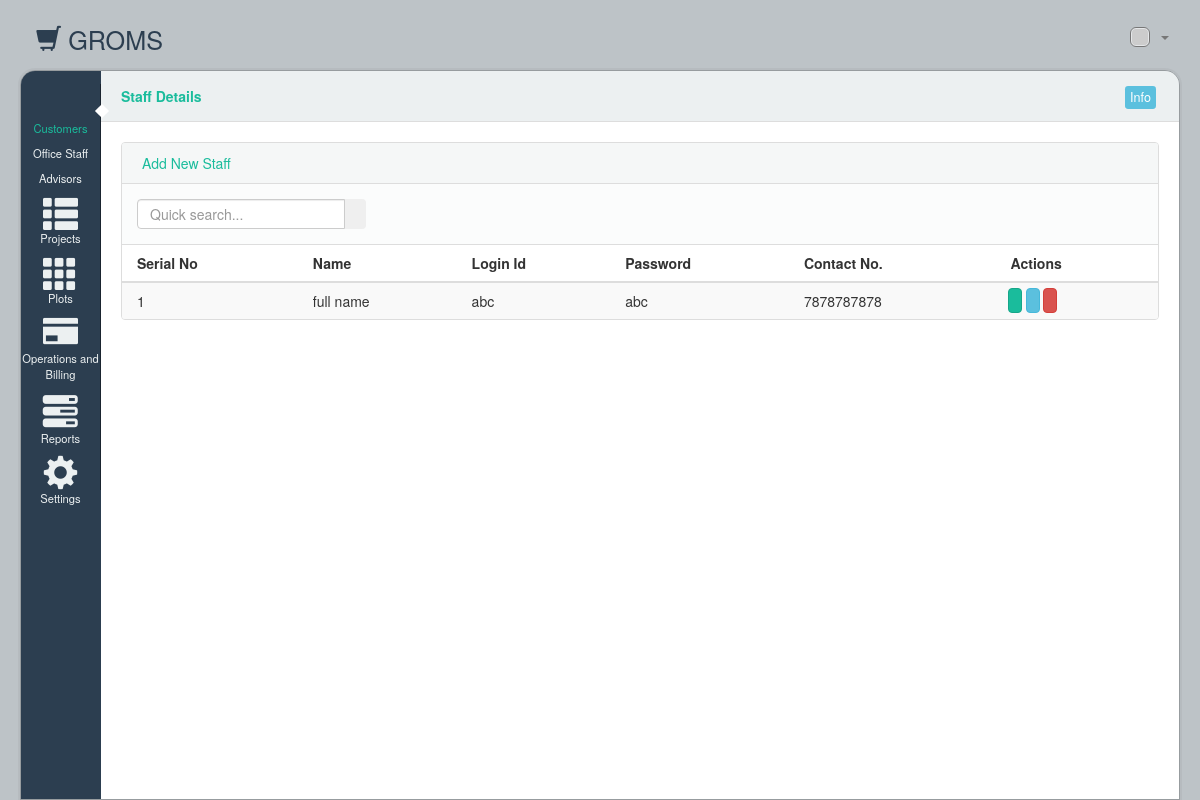
The page /staffmember/ on the database as committed earlier.
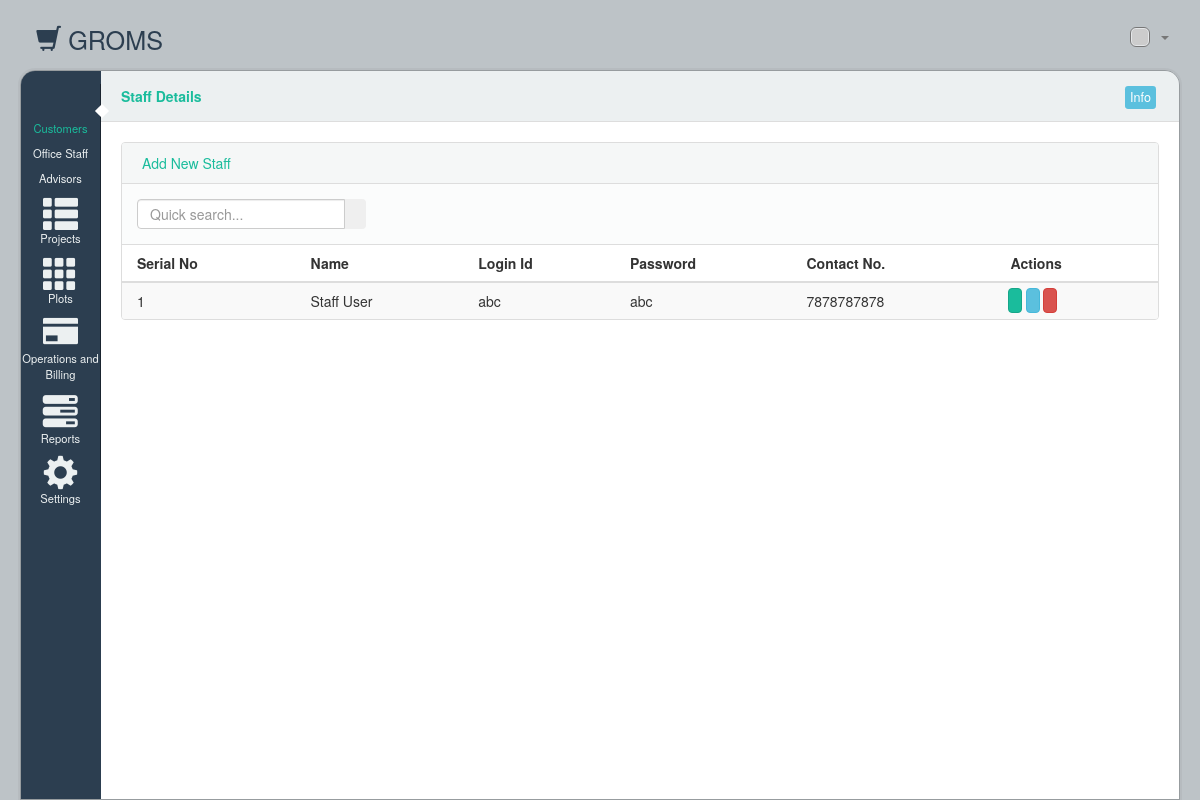
The same page on the database as committed later.
### grom/models.py (models this page shows, shortened)
class StaffUser(models.Model):
	loginid = models.CharField(max_length=50, unique=True)
	password = models.CharField(max_length=50)
	fullname = models.CharField(max_length=100)
	contact_no = models.CharField(max_length=15)
	alternate_contact_no = models.CharField(max_length=15,null=True)
	address = models.TextField()

### grom/views.py (the view)
# urls.py: url(r'^staffmember/$', views.staffmember),
def staffmember(request):
    members = StaffUser.objects.all()
    return render(request, 'grom/staffmember.html', {'members': members})

### grom/templates/grom/staffmember.html (shortened to what this page needs)
{%extends 'grom/base.html' %}
{%load staticfiles %}
{%block content%}
      <section id='tools'>
        <ul class='breadcrumb' id='breadcrumb'>
          <li class='title'>Staff Details</li>
        </ul>
        <div id='toolbar'>
          <div class='label label-info'>
            Info
          </div>
        </div>
      </section>
      <div id='content'>
        <div class='panel panel-default grid'>
          <div class='panel-heading'>
            <a href="/add_staffmember_page/">Add New Staff</a>
          </div>
          <div class='panel-body filters'>
            <div class='row'>
              <div class='col-md-3'>
                <div class='input-group'>
                  <input class='form-control' placeholder='Quick search...' type='text'>
                  <span class='input-group-btn'>
                    <button class='btn' type='button'>
                    </button>
                  </span>
                </div>
              </div>
            </div>
          </div>
          <table class='table'>
            <thead>
              <tr>
                <th>Serial No</th>
                <th>Name</th>
                <th>Login Id</th>
                <th>Password</th>
                <th>Contact No.</th>
                <th class='actions'>
                  Actions
                </th>
              </tr>
            </thead>
            <tbody>
            {% for member in members %}
              <tr>
                <td>{{forloop.counter}}</td>
                <td>{{member.fullname}}</td>
                <td>{{member.loginid}}</td>
                <td>{{member.password}}</td>
                <td>{{member.contact_no}}</td>
                <td class='action'>
                  <a data-toggle="tooltip" title="View" class="btn btn-success" href="/staffmember_detail/{{member.id}}/"></a>
                  <a class='btn btn-info' href='/edit_staffmember_page/{{member.id}}/'>
                  </a>
                  <a class='btn btn-danger' href='/delete_staffmember/{{member.id}}/' >
                  </a>
                </td>
              </tr>
            {% endfor %}
            </tbody>
          </table>
        </div>
      </div>
{%endblock content%}

### grom/templates/grom/base.html (shortened to what this page needs)
{%load staticfiles %}
<!DOCTYPE html>
<html class='no-js' lang='en'>
  <head>
    <link href="{% static 'css/application-54aa54ec.css' %}" rel="stylesheet" type="text/css"/>
    <link href="//netdna.bootstrapcdn.com/font-awesome/3.2.0/css/font-awesome.min.css" rel="stylesheet" type="text/css" />
  </head>
  <body class='main page'>
    <div class='navbar navbar-default' id='navbar'>
      <a class='navbar-brand' href='#'>
        <i class='glyphicon glyphicon-shopping-cart'></i>
        GROMS
      </a>
      <ul class='nav navbar-nav pull-right'>
        <li class='dropdown user'>
          <a class='dropdown-toggle' data-toggle='dropdown' href='#'>
            <img class="img-rounded" src="http://placehold.it/20x20/ccc/777" />
            <b class='caret'></b>
          </a>
        </li>
      </ul>
    </div>
    <div id='wrapper'>
      <section id='sidebar'>
        <ul id='dock'>
          <li class='active launcher'>
            <a href="/dashboard/">Customers</a>
          </li>
          <li class='launcher'>
            <a href="/staffmember/">Office Staff</a>
          </li>
          <li class='launcher'>
            <a href="/agentinfo/">Advisors</a>
          </li>
          <li class='launcher'>
            <i class='glyphicon glyphicon-th-list'></i>
            <a href="/projects/">Projects</a>
          </li>
          <li class='launcher'>
            <i class='glyphicon glyphicon-th'></i>
            <a href="/plots/">Plots</a>
          </li>
          <li class='launcher'>
            <i class='glyphicon glyphicon-credit-card'></i>
            <a href="/billing/">Operations and Billing</a>
          </li>
          <br>
          <li class='launcher'>
            <i class='glyphicon glyphicon-tasks'></i>
            <a href="#">Reports</a>
          </li>
          <li class='launcher'>
            <i class='glyphicon glyphicon-cog'></i>
            <a href="#">Settings</a>
          </li>
        </ul>
      </section>
      {%block content%} {%endblock content%}
    </div>
  </body>
</html>

Rows that differ between the two databases and show on the page:
changed StaffUser "abc": fullname "full name" → "Staff User"
